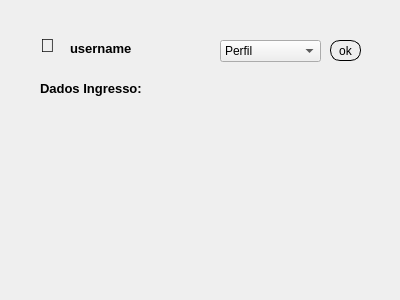
<?xml version="1.0" encoding="UTF-8"?>
<ui version="4.0">
 <class>Perfil</class>
 <widget class="QDialog" name="Perfil">
  <property name="geometry">
   <rect>
    <x>0</x>
    <y>0</y>
    <width>400</width>
    <height>300</height>
   </rect>
  </property>
  <property name="windowTitle">
   <string>Perfil</string>
  </property>
  <property name="styleSheet">
   <string notr="true">#widget
{
background-image: url(://bg.jpg);
}
QPushButton
{
border-radius:10px;
border: 0.5px solid #000;
}</string>
  </property>
  <widget class="QWidget" name="widget" native="true">
   <property name="geometry">
    <rect>
     <x>0</x>
     <y>0</y>
     <width>400</width>
     <height>300</height>
    </rect>
   </property>
   <widget class="QLabel" name="label">
    <property name="geometry">
     <rect>
      <x>40</x>
      <y>30</y>
      <width>21</width>
      <height>31</height>
     </rect>
    </property>
    <property name="font">
     <font>
      <pointsize>14</pointsize>
     </font>
    </property>
    <property name="text">
     <string>👤</string>
    </property>
   </widget>
   <widget class="QLabel" name="label_2">
    <property name="geometry">
     <rect>
      <x>70</x>
      <y>40</y>
      <width>81</width>
      <height>16</height>
     </rect>
    </property>
    <property name="font">
     <font>
      <pointsize>10</pointsize>
      <bold>true</bold>
     </font>
    </property>
    <property name="text">
     <string>username</string>
    </property>
   </widget>
   <widget class="QLabel" name="label_3">
    <property name="geometry">
     <rect>
      <x>40</x>
      <y>80</y>
      <width>101</width>
      <height>16</height>
     </rect>
    </property>
    <property name="font">
     <font>
      <pointsize>10</pointsize>
      <bold>true</bold>
     </font>
    </property>
    <property name="text">
     <string>Dados Ingresso:</string>
    </property>
   </widget>
   <widget class="QLabel" name="label_4">
    <property name="geometry">
     <rect>
      <x>40</x>
      <y>110</y>
      <width>181</width>
      <height>131</height>
     </rect>
    </property>
    <property name="font">
     <font>
      <pointsize>10</pointsize>
      <bold>true</bold>
     </font>
    </property>
    <property name="text">
     <string/>
    </property>
   </widget>
   <widget class="QComboBox" name="comboBox">
    <property name="geometry">
     <rect>
      <x>220</x>
      <y>40</y>
      <width>101</width>
      <height>22</height>
     </rect>
    </property>
    <item>
     <property name="text">
      <string>Perfil</string>
     </property>
    </item>
    <item>
     <property name="text">
      <string>Filmes em cartaz</string>
     </property>
    </item>
   </widget>
   <widget class="QPushButton" name="pushButton">
    <property name="geometry">
     <rect>
      <x>330</x>
      <y>40</y>
      <width>31</width>
      <height>21</height>
     </rect>
    </property>
    <property name="text">
     <string>ok</string>
    </property>
   </widget>
  </widget>
 </widget>
 <resources/>
 <connections/>
</ui>
